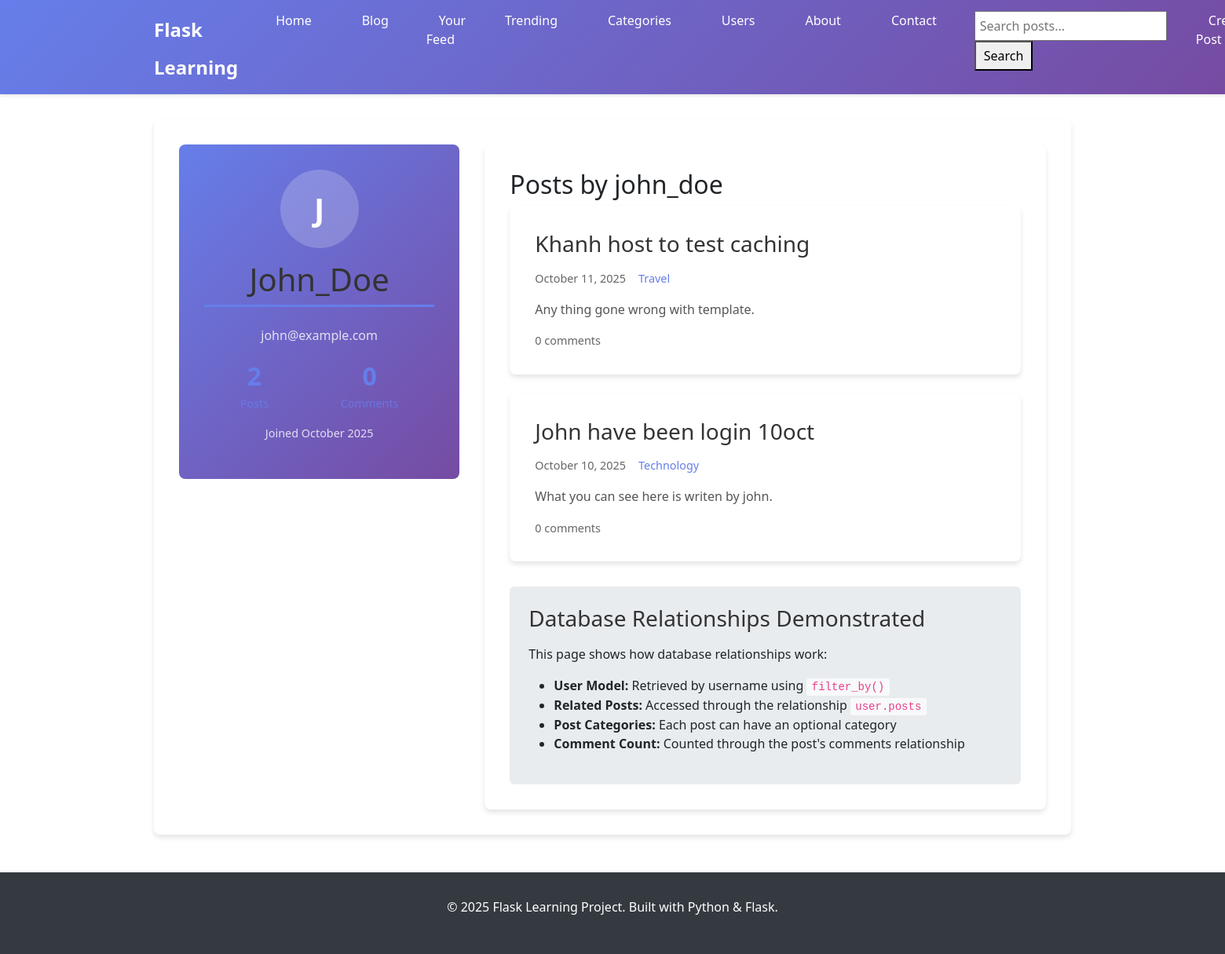
Screenshot of /user/john_doe (signed in) with the database file from the repository.
### app.py (models this page shows, shortened)
class User(db.Model, UserMixin):
    id = db.Column(db.Integer, primary_key=True)
    username = db.Column(db.String(80), unique=True, nullable=False)
    email = db.Column(db.String(120), unique=True, nullable=False)
    password_hash = db.Column(db.String(255), nullable=False)
    avatar_filename = db.Column(db.String(255), nullable=True, default='default-avatar.png')
    is_admin = db.Column(db.Boolean, default=False)
    created_at = db.Column(db.DateTime, default=datetime.utcnow)
    is_active = db.Column(db.Boolean, default=True)
    posts = db.relationship('Post', backref='author', lazy=True, cascade='all, delete-orphan')
    comments = db.relationship('Comment', backref='author', lazy=True, cascade='all, delete-orphan')

class Post(db.Model):
    id = db.Column(db.Integer, primary_key=True)
    title = db.Column(db.String(200), nullable=False)
    content = db.Column(db.Text, nullable=False)
    image_filename = db.Column(db.String(255), nullable=True)
    created_at = db.Column(db.DateTime, default=datetime.utcnow)
    updated_at = db.Column(db.DateTime, default=datetime.utcnow, onupdate=datetime.utcnow)
    user_id = db.Column(db.Integer, db.ForeignKey('user.id'), nullable=False)
    category_id = db.Column(db.Integer, db.ForeignKey('category.id'), nullable=True)
    comments = db.relationship('Comment', backref='post', lazy=True, cascade='all, delete-orphan')

class Category(db.Model):
    id = db.Column(db.Integer, primary_key=True)
    name = db.Column(db.String(50), unique=True, nullable=False)
    description = db.Column(db.Text)
    posts = db.relationship('Post', backref='category', lazy=True)

### app.py (the view)
@app.route('/user/<username>')
def user_profile(username):
    user = User.query.filter_by(username=username).first_or_404()
    posts = Post.query.filter_by(user_id=user.id).order_by(Post.created_at.desc()).all()
    return render_template('user_profile.html', title=f'{username} - Profile',
                         user=user, posts=posts)

### app.py (called while the page is built)
@login_manager.user_loader
def load_user(user_id):
    print(f"DEBUG: user_loader called with user_id: {user_id}")
    user = User.query.get(int(user_id))
    print(f"DEBUG: user_loader found user: {bool(user)}")
    if user:
        print(f"DEBUG: user_loader username: {user.username}")
    return user

### templates/user_profile.html
{% extends "base.html" %}
{% block content %}
<div class="content-section">
    <div class="profile-content">
        <div class="profile-card">
            <div class="profile-avatar">
                <span class="avatar-letter">{{ user.username[0].upper() }}</span>
            </div>
            <h1>{{ user.username.title() }}</h1>
            <p class="profile-email">{{ user.email }}</p>
            <div class="profile-stats">
                <div class="stat">
                    <span class="stat-number">{{ posts|length }}</span>
                    <span class="stat-label">Posts</span>
                </div>
                <div class="stat">
                    <span class="stat-number">{{ user.comments|length }}</span>
                    <span class="stat-label">Comments</span>
                </div>
            </div>
            <p class="join-date">Joined {{ user.created_at.strftime('%B %Y') }}</p>
        </div>
        <div class="profile-content-main">
            <h2>Posts by {{ user.username }}</h2>
            {% if posts %}
                <div class="user-posts">
                    {% for post in posts %}
                    <article class="post-card">
                        <h3><a href="{{ url_for('post_detail', id=post.id) }}">{{ post.title }}</a></h3>
                        <div class="post-meta">
                            <span class="date">{{ post.created_at.strftime('%B %d, %Y') }}</span>
                            {% if post.category %}
                            <span class="category">
                                <a href="{{ url_for('category_posts', id=post.category.id) }}">{{ post.category.name }}</a>
                            </span>
                            {% endif %}
                        </div>
                        <p class="post-excerpt">{{ post.content[:150] }}{% if post.content|length > 150 %}...{% endif %}</p>
                        <div class="post-stats">
                            <span>{{ post.comments|length }} comments</span>
                        </div>
                    </article>
                    {% endfor %}
                </div>
            {% else %}
                <div class="no-posts">
                    <p>{{ user.username }} hasn't written any posts yet.</p>
                </div>
            {% endif %}
            <div class="database-demo-info">
                <h3>Database Relationships Demonstrated</h3>
                <p>This page shows how database relationships work:</p>
                <ul>
                    <li><strong>User Model:</strong> Retrieved by username using <code>filter_by()</code></li>
                    <li><strong>Related Posts:</strong> Accessed through the relationship <code>user.posts</code></li>
                    <li><strong>Post Categories:</strong> Each post can have an optional category</li>
                    <li><strong>Comment Count:</strong> Counted through the post's comments relationship</li>
                </ul>
            </div>
        </div>
    </div>
</div>
{% endblock %}

### static/css/style.css (style rules this page uses)
* { margin: 0; padding: 0; box-sizing: border-box; }
body { font-family: 'Segoe UI', Tahoma, Geneva, Verdana, sans-serif; line-height: 1.6; color: #333; background-color: #f8f9fa; }
.content-section { background: white; padding: 2rem; border-radius: 8px; box-shadow: 0 4px 6px rgba(0,0,0,0.1); margin: 2rem 0; }
.content-section h1 { color: #333; margin-bottom: 1.5rem; border-bottom: 3px solid #667eea; padding-bottom: 0.5rem; }
.profile-content { display: grid; grid-template-columns: 1fr 2fr; gap: 2rem; align-items: start; }
.profile-card { background: linear-gradient(135deg, #667eea 0%, #764ba2 100%); color: white; padding: 2rem; border-radius: 8px; text-align: center; }
.profile-avatar { width: 80px; height: 80px; background: rgba(255,255,255,0.2); border-radius: 50%; display: flex; align-items: center; justify-content: center; margin: 0 auto 1rem; }
.avatar-letter { font-size: 2rem; font-weight: bold; }
.post-card { background: white; padding: 2rem; border-radius: 8px; box-shadow: 0 4px 6px rgba(0,0,0,0.1); transition: transform 0.3s ease; }
.post-card h2, .post-card h3 { margin-bottom: 1rem; }
.post-card h2 a, .post-card h3 a { color: #333; text-decoration: none; }
.post-meta { display: flex; gap: 1rem; margin-bottom: 1rem; font-size: 0.9rem; color: #666; flex-wrap: wrap; }
.post-meta a { color: #667eea; text-decoration: none; }
.post-excerpt, .post-content p { color: #555; line-height: 1.6; margin-bottom: 1rem; }
.stat { color: #667eea; font-size: 0.9rem; }
.profile-card { background: linear-gradient(135deg, #667eea 0%, #764ba2 100%); color: white; padding: 2rem; border-radius: 8px; text-align: center; position: sticky; top: 2rem; }
.profile-avatar { width: 100px; height: 100px; background: rgba(255,255,255,0.2); border-radius: 50%; display: flex; align-items: center; justify-content: center; margin: 0 auto 1rem; }
.avatar-letter { font-size: 2.5rem; font-weight: bold; }
.profile-email { opacity: 0.8; margin-bottom: 1rem; }
.profile-stats { display: flex; justify-content: space-around; margin: 1rem 0; }
.stat { text-align: center; }
.stat-number { display: block; font-size: 2rem; font-weight: bold; }
.stat-label { font-size: 0.9rem; opacity: 0.8; }
.join-date { opacity: 0.8; font-size: 0.9rem; }
.profile-content-main { background: white; padding: 2rem; border-radius: 8px; box-shadow: 0 4px 6px rgba(0,0,0,0.1); }
.user-posts { display: flex; flex-direction: column; gap: 1.5rem; }
.post-stats { color: #666; font-size: 0.9rem; margin-top: 1rem; }
.database-info, .database-demo-info, .demo-info { background: #e9ecef; padding: 1.5rem; border-radius: 6px; margin-top: 2rem; }
.database-info h3, .database-demo-info h3, .demo-info h3 { color: #333; margin-bottom: 1rem; }
.database-info code, .database-demo-info code, .demo-info code { background: #f8f9fa; padding: 0.2rem 0.4rem; border-radius: 3px; font-family: 'Courier New', monospace; color: #e83e8c; }

### rows the page displays
User: username "J", username "John_Doe", email "john@example.com", created_at "October 2025", username "john_doe"
Post: title "Khanh host to test caching", created_at "October 11, 2025", category.name "Travel", content "Any thing gone wrong with template.", comments|length "0"
Post: title "John have been login 10oct", created_at "October 10, 2025", category.name "Technology", content "What you can see here is writen by john.", comments|length "0"

### other values shown
{{ user.comments|length }} "0"
